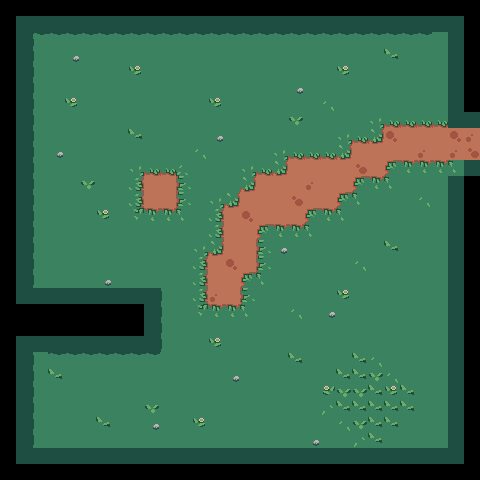

A 2D game scene composited from a Tiled map and its tileset images. What follows is a short description and the map's XML, with each tile layer's data collapsed to a summary:
An orthogonal 30x30 tile map with 16x16 px tiles, 2 tile layers (Ground, Mini_objects), 6 hidden layers not drawn.

<map version="1.10" tiledversion="1.11.2" orientation="orthogonal" renderorder="right-down" width="30" height="30" tilewidth="16" tileheight="16" infinite="0" nextlayerid="12" nextobjectid="1">
 <tileset firstgid="1" source="spr_grass_tileset.tsx" />
 <layer id="1" name="Ground" width="30" height="30">
  <data>[900 cells, 772 non-empty, 32 distinct tile ids]</data>
 </layer>
 <layer id="6" name="Mini_objects" width="30" height="30">
  <data>[900 cells, 0 non-empty, 0 distinct tile ids]</data>
 </layer>
 <layer id="2" name="Objects" width="30" height="30" visible="0">
  <data>[900 cells, 280 non-empty, 40 distinct tile ids]</data>
 </layer>
 <layer id="5" name="Transparent" width="30" height="30" visible="0">
  <data>[900 cells, 49 non-empty, 40 distinct tile ids]</data>
 </layer>
 <layer id="8" name="Door_closed" width="30" height="30" visible="0">
  <data>[900 cells, 2 non-empty, 2 distinct tile ids]</data>
 </layer>
 <layer id="9" name="Door_open" width="30" height="30" visible="0">
  <data>[900 cells, 2 non-empty, 1 distinct tile ids]</data>
 </layer>
 <layer id="11" name="Enemies_spawn" width="30" height="30" visible="0">
  <data>[900 cells, 425 non-empty, 1 distinct tile ids]</data>
 </layer>
 <layer id="10" name="Player_spawn" width="30" height="30" visible="0">
  <data>[900 cells, 16 non-empty, 1 distinct tile ids]</data>
 </layer>
</map>
